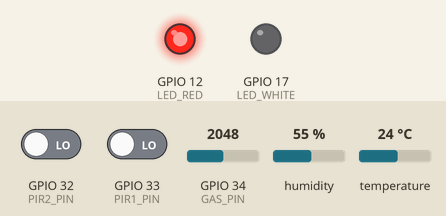
A program run on a simulated ESP32. On the bench: output pins drawn as LEDs (lit = HIGH). The test bench sets the inputs (shaded band); at power-on: GPIO 33 (PIR1_PIN) LOW, GPIO 34 (GAS_PIN) = 2048, GPIO 32 (PIR2_PIN) LOW, humidity 55 %, temperature 24 °C. WiFi joins after 1.5 s; servers stay silent unless stated; random numbers use the default seed unless the program sets one; no MQTT or app messages arrive unless stated; what the program prints to the serial monitor is not drawn.

Above: at 2.7 s.
2.8 s: GPIO 33 (PIR1_PIN) driven HIGH
At 3.9 s:
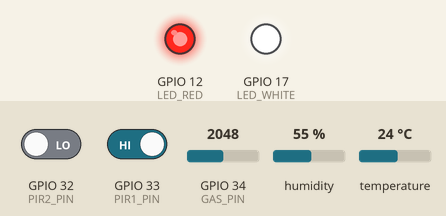
4.3 s: GPIO 34 (GAS_PIN) set to 529
10.3 s: GPIO 34 (GAS_PIN) set to 452
At 10.8 s:
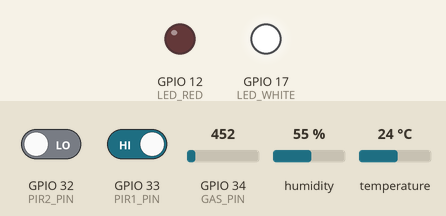
14.8 s: GPIO 32 (PIR2_PIN) driven HIGH
At 15.4 s:
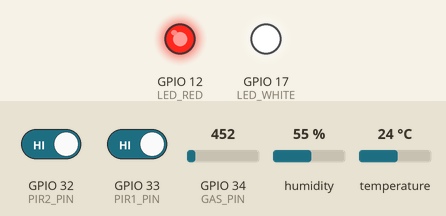
Timing chart, 0 to 17.3 s (numbered marks = the images above; inputs shaded):
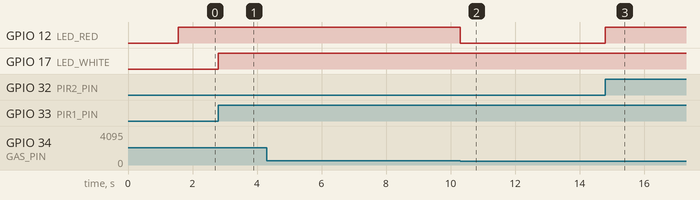

Measured:
- the behaviour switches between 501 and 500 on GPIO 34 (GAS_PIN) (found by bisection; images 1 and 2)
- after the input at 2.8 s, GPIO 17 (LED_WHITE): LOW → HIGH at once
- after the input at 4.3 s, every drawn part: stays the same
- after the input at 10.3 s, GPIO 12 (LED_RED): HIGH → LOW at once
- after the input at 14.8 s, GPIO 12 (LED_RED): LOW → HIGH at once

The program:

main.cpp
```cpp
#include "DHT.h"
#include <WiFi.h>
#include <PubSubClient.h>
#include <WiFiClientSecure.h>

// --- THÔNG TIN WIFI & MQTT ---
char ssid[] = "Wokwi-GUEST";
char pass[] = "";
const char* mqtt_server = "9a7277b731e1482883f8ff80cdc9a77f.s1.eu.hivemq.cloud";
const int mqtt_port = 8883;
const char* mqtt_username = "datle";
const char* mqtt_password = "Bopbop123123";

// --- ĐỊNH NGHĨA CHÂN KẾT NỐI ---
#define DHTPIN 23
#define DHTTYPE DHT22
#define PIR1_PIN 33
#define PIR2_PIN 32
#define GAS_PIN 34
#define LED_RED 12
#define LED_WHITE 17

DHT dht(DHTPIN, DHTTYPE);
WiFiClientSecure espClient;
PubSubClient client(espClient);

unsigned long lastMsg = 0;

void setup_wifi() {
  Serial.println("\nConnecting WiFi...");
  WiFi.begin(ssid, pass);
  while (WiFi.status() != WL_CONNECTED) {
    delay(500);
    Serial.print(".");
  }
  Serial.println("\nWiFi connected!");
}

void callback(char* topic, byte* payload, unsigned int length) {
  String message = "";
  for (int i = 0; i < length; i++) message += (char)payload[i];

  // In ngắn gọn: [Topic] Nội dung
  Serial.print("[");
  Serial.print(topic);
  Serial.print("] ");
  Serial.println(message);

  if (String(topic) == "esp/led") {
    if (message == "ON") digitalWrite(LED_WHITE, HIGH);
    else if (message == "OFF") digitalWrite(LED_WHITE, LOW);
  }
}

void reconnect() {
  while (!client.connected()) {
    Serial.print("Connecting MQTT...");
    String clientId = "ESP32_DatHUSC_";
    clientId += String(random(0xffff), HEX);

    if (client.connect(clientId.c_str(), mqtt_username, mqtt_password)) {
      Serial.println("Connected!");
      client.subscribe("esp/led");
    } else {
      delay(5000);
    }
  }
}

void setup() {
  Serial.begin(115200);
  dht.begin();
  pinMode(PIR1_PIN, INPUT);
  pinMode(PIR2_PIN, INPUT);
  pinMode(LED_RED, OUTPUT);
  pinMode(LED_WHITE, OUTPUT);

  digitalWrite(LED_RED, LOW);
  digitalWrite(LED_WHITE, LOW);

  setup_wifi();
  espClient.setInsecure();
  client.setServer(mqtt_server, mqtt_port);
  client.setCallback(callback);
}

void loop() {
  if (!client.connected()) {
    reconnect();
  }
  client.loop();

  float h = dht.readHumidity();
  float t = dht.readTemperature();
  int m1 = digitalRead(PIR1_PIN);
  int m2 = digitalRead(PIR2_PIN);
  int gas = analogRead(GAS_PIN);

  // Logic điều khiển LED tại chỗ
  if (gas > 500 || m2 == HIGH) digitalWrite(LED_RED, HIGH);
  else digitalWrite(LED_RED, LOW);

  if (m1 == HIGH) digitalWrite(LED_WHITE, HIGH);
  else digitalWrite(LED_WHITE, LOW);

  // --- GỬI DỮ LIỆU JSON (Không kèm trạng thái LED) ---
  if (millis() - lastMsg > 5000) {
    lastMsg = millis();

    String payload = "{";
    payload += "\"temp\":" + String(t, 1) + ",";
    payload += "\"humi\":" + String(h, 1) + ",";
    payload += "\"gas\":" + String(gas) + ",";
    payload += "\"p1\":" + String(m1) + ",";
    payload += "\"p2\":" + String(m2);
    payload += "}";

    Serial.println("Publishing: " + payload);
    client.publish("esp/home", payload.c_str());
  }
}
```
